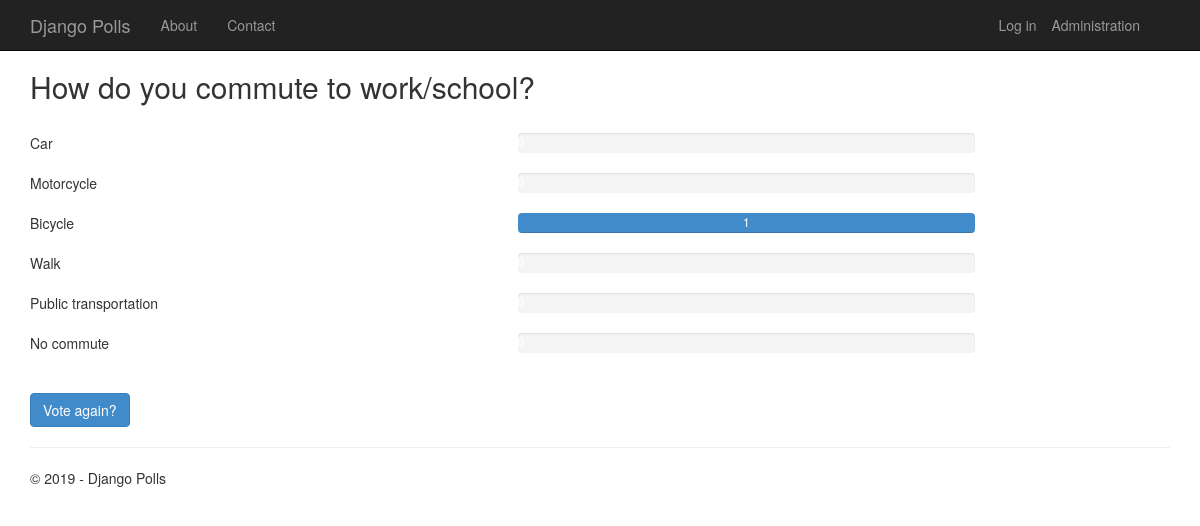
The app's page /2/results/ with its own data.
### app/models.py (models this page shows, shortened)
class Poll(models.Model):
    text = models.CharField(max_length=200)
    pub_date = models.DateTimeField('date published')
    author = models.CharField(max_length=100, blank=True)
    def total_votes(self):
        return self.choice_set.aggregate(Sum('votes'))['votes__sum']

class Choice(models.Model):
    poll = models.ForeignKey(Poll)
    text = models.CharField(max_length=200)
    votes = models.IntegerField(default=0)
    def votes_percentage(self):
        total = self.poll.total_votes()
        return self.votes / float(total) * 100 if total > 0 else 0

### app/views.py (the view)
class PollResultsView(DetailView):
    model = Poll
    def get_context_data(self, **kwargs):
        context = super(PollResultsView, self).get_context_data(**kwargs)
        context['title'] = 'Results'
        context['year'] = datetime.now().year
        return context

### app/templates/app/results.html
{% extends "app/layout.html" %}
{% block content %}
<h2>{{ poll.text }}</h2>
<br />
{% for choice in poll.choice_set.all %}
<div class="row">
    <div class="col-sm-5">{{choice.text}}</div>
    <div class="col-sm-5">
        <div class="progress">
            <div class="progress-bar" role="progressbar" aria-valuenow="{{choice.votes}}" aria-valuemin="0" aria-valuemax="{{poll.total_votes}}" style="width: {{choice.votes_percentage}}%;">
                {{choice.votes}}
            </div>
        </div>
    </div>
</div>
{% endfor %}
<br />
<a class="btn btn-primary" href="{% url 'app:detail' poll.id %}">Vote again?</a>
{% endblock %}

### app/static/app/content/site.css (style rules this page uses)
body { padding-top: 50px; padding-bottom: 20px; }

### records on screen
Poll: text "How do you commute to work/school?"
Choice: text "Car"
Choice: text "Motorcycle"
Choice: text "Bicycle", votes "1"
Choice: text "Walk"
Choice: text "Public transportation"
Choice: text "No commute"

### other values on screen
{{ year }} "2019"
